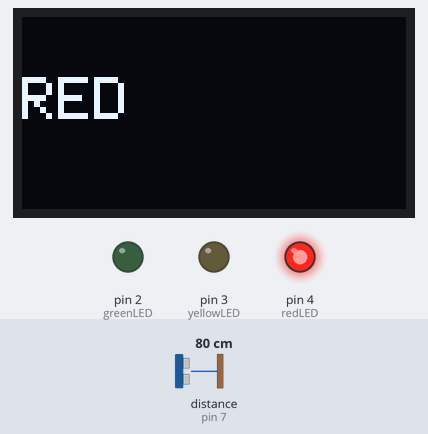
Recording of a sketch running on a simulated Arduino Uno, built with avr-gcc and run on an emulated ATmega328P. On the bench: 128×64 one-colour display, output pins drawn as LEDs (lit = HIGH). The inputs (shaded band) are chosen by the test bench; at power-on: distance to the obstacle (sensor on pin 7) 80 cm. The echo pulse lasts 58.3 µs per cm; pins used as bus, display or sensor lines are not drawn; what the sketch prints to the serial monitor is not drawn.

Above: at 20.1 s.
At 70.6 s:
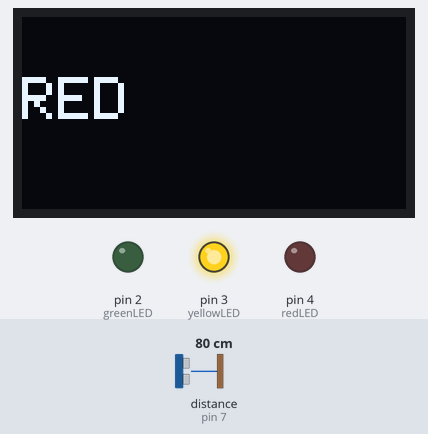
At 121.1 s:
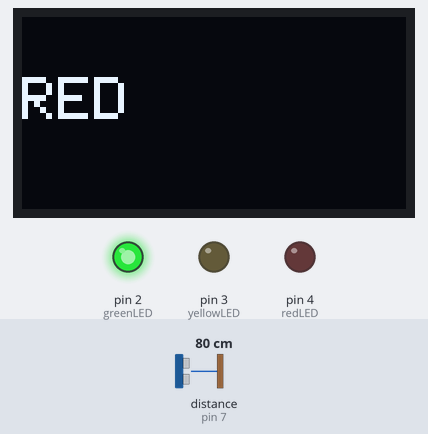
Timing chart, 0 to 122.6 s (numbered marks = the images above):
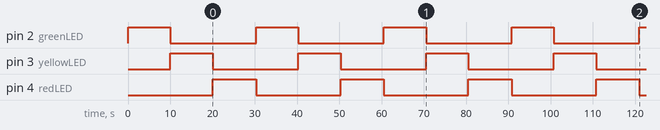

The sketch:

sketch.ino
```cpp
#include <Wire.h>
#include <Adafruit_GFX.h>
#include <Adafruit_SSD1306.h>

#define SCREEN_WIDTH 128
#define SCREEN_HEIGHT 64

Adafruit_SSD1306 display(SCREEN_WIDTH, SCREEN_HEIGHT, &Wire, -1);

// LED Pins
#define greenLED 2
#define yellowLED 3
#define redLED 4

// Ultrasonic Pins
#define trigPin 6
#define echoPin 7

// Buzzer
#define buzzer 8

long duration;
float distance;

void setup() {

  Serial.begin(9600);

  pinMode(greenLED, OUTPUT);
  pinMode(yellowLED, OUTPUT);
  pinMode(redLED, OUTPUT);

  pinMode(trigPin, OUTPUT);
  pinMode(echoPin, INPUT);

  pinMode(buzzer, OUTPUT);

  // OLED Initialization
  if (!display.begin(SSD1306_SWITCHCAPVCC, 0x3C)) {
    Serial.println("OLED not found");
    while (true);
  }

  display.clearDisplay();
  display.display();
}

float getDistance() {

  digitalWrite(trigPin, LOW);
  delayMicroseconds(2);

  digitalWrite(trigPin, HIGH);
  delayMicroseconds(10);
  digitalWrite(trigPin, LOW);

  duration = pulseIn(echoPin, HIGH);
  distance = duration * 0.034 / 2;

  return distance;
}

void showMessage(String msg) {
  display.clearDisplay();
  display.setTextSize(2);
  display.setTextColor(WHITE);
  display.setCursor(0, 20);
  display.println(msg);
  display.display();
}

void loop() {

  // GREEN LED
  digitalWrite(greenLED, HIGH);
  digitalWrite(yellowLED, LOW);
  digitalWrite(redLED, LOW);
  noTone(buzzer);
  delay(10000);

  // YELLOW LED
  digitalWrite(greenLED, LOW);
  digitalWrite(yellowLED, HIGH);
  digitalWrite(redLED, LOW);
  noTone(buzzer);
  delay(10000);

  // RED LED
  digitalWrite(greenLED, LOW);
  digitalWrite(yellowLED, LOW);
  digitalWrite(redLED, HIGH);
  showMessage("RED");

  unsigned long startTime = millis();

  while (millis() - startTime < 10000) {

    float d = getDistance();
    Serial.print("Distance: ");
    Serial.println(d);

    if (d > 0 && d < 10) {

      // Sound buzzer
      tone(buzzer, 1000);

      // OLED Warning
      showMessage("Red Light\nCrossed");

    } else {

      noTone(buzzer);
      showMessage("RED");
    }

    delay(200);
  }

  digitalWrite(redLED, LOW);
}
```

Measured:
- by itself, pin 2 (greenLED), pin 3 (yellowLED): alternates HIGH for 10.0 s and LOW for 20.2 s
- by itself, pin 4 (redLED): alternates HIGH for 10.2 s and LOW for 20.0 s
